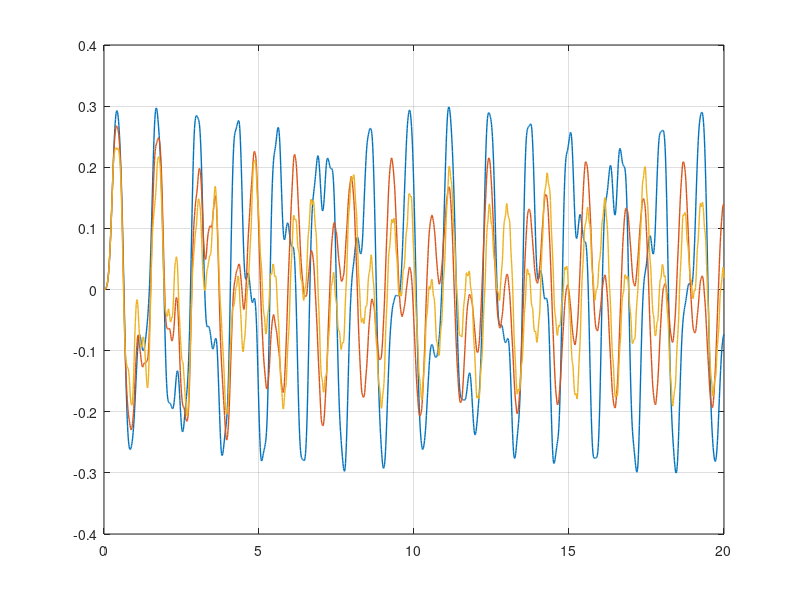

Reproduce this figure in MATLAB. (Note: this script raises an error after producing the figure.)
% FEM for Euler–Bernoulli beam with TWO-OBSTACLE DNC tip law (Hermite C1 + Newmark)
% Time-varying body force q(t) = F0*sin(omega*t) to drive bouncing between obstacles.
clear; clc;

% ---- Physical/model parameters ----
L = 1.0;
alpha2 = 1.296;            % coefficient in alpha^2 * u_xxxx
y_minus = -0.2;           % bottom obstacle level
y_plus  =  0.2;           % top obstacle level
kappa   = 10;             % DNC stiffness
betas   = [1e-2, 1, 5];  % sweep of DNC damping values
phi     = @(t) 0.0;        % left-end displacement (clamp at zero)

% ---- Time-varying load (uniform in x) ----
F0    = 5.0;               % amplitude (tune up/down to induce contact)
omega = 10.0;              % angular frequency (rad/s)
qfun  = @(t) F0*sin(omega*t);

% ---- Time integration ----
T  = 20.0;
dx = 0.01;  dt = 0.01;
J  = round(L/dx);          % number of elements
dx = L/J;                  % snap to integer mesh
Nt = round(T/dt);          % number of steps
dt = T/Nt;                 % snap to grid
tgrid = linspace(0,T,Nt+1);

% Newmark parameters (average acceleration)
gNM = 1/2; bNM = 1/4;

% ---- Mesh and DOFs ----
nn   = J+1;                % nodes
ndof = 2*nn;               % [w_i, theta_i] per node
fixed = [1,2];             % clamp: w(0)=phi(t), theta(0)=0
free  = setdiff(1:ndof, fixed);
id_tip_w  = 2*nn-1;        % right-end displacement DOF
id_tip_th = 2*nn;          % (unused, slope DOF)

% ---- Assemble M, K ----
M = zeros(ndof);  K = zeros(ndof);
h = dx;
Ke = (alpha2/h^3)*[ 12,   6*h, -12,   6*h;
                     6*h, 4*h^2, -6*h, 2*h^2;
                    -12,  -6*h,  12,  -6*h;
                     6*h, 2*h^2, -6*h, 4*h^2];
Me = (h/420)*[ 156,   22*h,  54,  -13*h;
               22*h,  4*h^2, 13*h, -3*h^2;
               54,    13*h, 156,  -22*h;
              -13*h, -3*h^2, -22*h,  4*h^2];

for e = 1:J
    a = 2*e-1; edofs = [a, a+1, a+2, a+3];
    K(edofs,edofs) = K(edofs,edofs) + Ke;
    M(edofs,edofs) = M(edofs,edofs) + Me;
end

% ---- Consistent load for unit uniform q=1 (time scaling done in loop) ----
% Element consistent load for q=1:
fe_unit = [h/2; h^2/12; h/2; -h^2/12];
F_unit  = zeros(ndof,1);
for e = 1:J
    a = 2*e-1; edofs = [a, a+1, a+2, a+3];
    F_unit(edofs) = F_unit(edofs) + fe_unit;
end

% Reduced matrices/vectors
Kff = K(free,free);
Mff = M(free,free);
F_unit_f = F_unit(free);

% Unit vector for tip displacement in reduced system
e_tip_full = zeros(ndof,1); e_tip_full(id_tip_w)=1;
e_tip = e_tip_full(free);

% storage for curves
tip_hist = zeros(numel(betas), Nt+1);

% ---- Time loop for each DNC beta ----
for ib = 1:numel(betas)
    beta_dnc = betas(ib);        % DNC damping

    % init states (full then reduced)
    u  = zeros(ndof,1);  v = zeros(ndof,1);  a = zeros(ndof,1);
    % enforce initial left BC
    u(1) = phi(0); u(2) = 0; % slope = 0
    uf = u(free); vf = v(free); af = a(free);

    % record tip
    tip_hist(ib,1) = u(id_tip_w);

    for n = 1:Nt
        tnp1 = tgrid(n+1);

        % left Dirichlet at n+1 (only displacement DOF)
        w0_np1 = phi(tnp1);  th0_np1 = 0;

        % Newmark predictors on free DOFs
        u_pred_f = uf + dt*vf + dt^2*(0.5 - bNM)*af;
        v_pred_f = vf + (1 - gNM)*dt*af;

        % ---- TWO-OBSTACLE DNC: smooth contact indicators + short iteration ----
        eta = 1e-8;        % regularization for tanh switch
        maxIter = 4;

        % Start indicators from current tip value
        u_tip_guess  = (e_tip.'*uf);
        chi_minus = 0.5*(1 - tanh((u_tip_guess - y_minus)/eta));    % ~1 if u<=y_-
        chi_plus  = 0.5*(1 + tanh((u_tip_guess - y_plus )/eta));    % ~1 if u>=y_+
        chi_minus = max(0,min(1,chi_minus));
        chi_plus  = max(0,min(1,chi_plus));

        % time-varying distributed load at t_{n+1}
        qn1 = qfun(tnp1);
        Ff  = qn1 * F_unit_f;   % scale unit consistent vector

        u_np1_f = u_pred_f;  % placeholder

        for it = 1:maxIter
            s = chi_minus + chi_plus;  % total activation (0 or ~1)

            % Tangent on tip DOF from DNC law (moved to LHS):
            %  + kappa*u + beta*(gNM/(bNM*dt))*u   (active only when in contact)
            c_tan = s * ( kappa + beta_dnc * gNM/(bNM*dt) );

            % Effective matrix and RHS on free DOFs
            K_eff = Kff + (1/(bNM*dt^2))*Mff + c_tan*(e_tip*e_tip.');
            R = Ff + (1/(bNM*dt^2))*Mff*u_pred_f;

            % effect of known left BCs at n+1:
            known_np1 = [w0_np1; th0_np1];
            R = R - K(free,fixed)*known_np1;

            % Boundary-force constant part on RHS:
            % κ(χ_- y_- + χ_+ y_+)  +  s*β( (gNM/(bNM*dt))*u_pred_tip - v_pred_tip )
            u_pred_tip = e_tip.'*u_pred_f;
            v_pred_tip = e_tip.'*v_pred_f;
            g_const = kappa*(chi_minus*y_minus + chi_plus*y_plus) ...
                    + s * beta_dnc * ( (gNM/(bNM*dt))*u_pred_tip - v_pred_tip );
            R = R + g_const * e_tip;

            % Solve for u_{n+1} on free DOFs
            u_np1_f = K_eff \ R;

            % Update indicators with NEW tip and recheck
            u_tip_new = e_tip.'*u_np1_f;
            chi_minus_new = 0.5*(1 - tanh((u_tip_new - y_minus)/eta));
            chi_plus_new  = 0.5*(1 + tanh((u_tip_new - y_plus )/eta));
            chi_minus_new = max(0,min(1,chi_minus_new));
            chi_plus_new  = max(0,min(1,chi_plus_new));

            if abs(chi_minus_new-chi_minus)+abs(chi_plus_new-chi_plus) < 1e-6
                break;
            else
                chi_minus = chi_minus_new; chi_plus = chi_plus_new;
            end
        end

        % Newmark corrector on free DOFs
        a_np1_f = (u_np1_f - u_pred_f)/(bNM*dt^2);
        v_np1_f = v_pred_f + gNM*dt*a_np1_f;

        % write back full vectors
        u = zeros(ndof,1); v = zeros(ndof,1); a = zeros(ndof,1);
        u(free)=u_np1_f; v(free)=v_np1_f; a(free)=a_np1_f;
        u(1)=w0_np1; u(2)=th0_np1;  % fixed DOFs

        % store tip displacement
        tip_hist(ib,n+1) = u(id_tip_w);

        % shift to next step
        uf = u(free);  vf = v(free);  af = a(free);
    end
end

% ---- Plot: tip displacement vs time for the requested betas ----
figure; hold on; box on; grid on;
clr = lines(numel(betas));
for ib = 1:numel(betas)
    plot(tgrid, tip_hist(ib,:), 'LineWidth',1.0, 'Color',clr(ib,:), ...
        'DisplayName', sprintf('\\beta = %g', betas(ib)));
end
yline(y_minus, '--k', 'HandleVisibility','off');
yline(y_plus,  '--k', 'HandleVisibility','off');
xlabel('time'); ylabel('u(L,t)');
title(sprintf('Tip displacement, \\kappa=%.3g, two-obstacle DNC, q(t)=%.1fsin(%gt)', ...
      kappa, F0, omega));
legend('Location','best');
